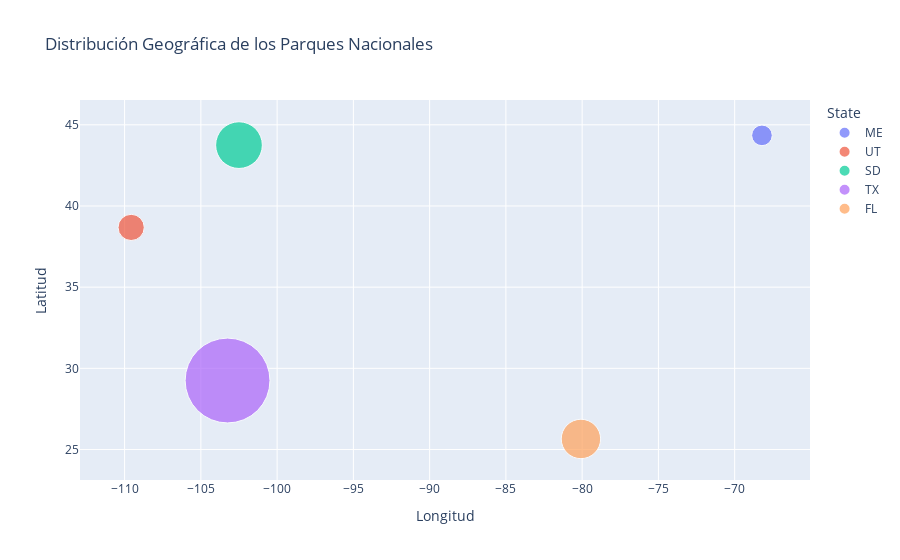

Notebook cell for this chart:
### Code cell
#3. Gráfico de Dispersión de Parques por Estado
#Un gráfico de dispersión que muestra la relación entre el tamaño de los parques y su ubicación geográfica.

#Código Ejemplo:

# Crear un gráfico de dispersión
fig = px.scatter(
    df,
    x='Longitude',
    y='Latitude',
    size='Acres',
    color='State',
    hover_name='Park_Name',
    size_max=60,
    title='Distribución Geográfica de los Parques Nacionales',
    labels={'Longitude': 'Longitud', 'Latitude': 'Latitud'}
)

fig.show()

### Figure 1 — Plotly figure (JSON) as saved in the notebook; plotly's stock layout.template omitted (floating-point values rounded to 4 significant figures)
{"data": [{"hovertemplate": "<b>%{hovertext}</b><br><br>State=ME<br>Longitud=%{x}<br>Latitud=%{y}<br>Acres=%{marker.size}<extra></extra>", "hovertext": ["Acadia National Park"], "legendgroup": "ME", "marker": {"color": "#636efa", "size": [47390], "sizemode": "area", "sizeref": 222.5, "symbol": "circle"}, "mode": "markers", "name": "ME", "orientation": "v", "showlegend": true, "type": "scatter", "x": [-68.21], "xaxis": "x", "y": [44.35], "yaxis": "y"}, {"hovertemplate": "<b>%{hovertext}</b><br><br>State=UT<br>Longitud=%{x}<br>Latitud=%{y}<br>Acres=%{marker.size}<extra></extra>", "hovertext": ["Arches National Park"], "legendgroup": "UT", "marker": {"color": "#EF553B", "size": [76519], "sizemode": "area", "sizeref": 222.5, "symbol": "circle"}, "mode": "markers", "name": "UT", "orientation": "v", "showlegend": true, "type": "scatter", "x": [-109.6], "xaxis": "x", "y": [38.68], "yaxis": "y"}, {"hovertemplate": "<b>%{hovertext}</b><br><br>State=SD<br>Longitud=%{x}<br>Latitud=%{y}<br>Acres=%{marker.size}<extra></extra>", "hovertext": ["Badlands National Park"], "legendgroup": "SD", "marker": {"color": "#00cc96", "size": [242756], "sizemode": "area", "sizeref": 222.5, "symbol": "circle"}, "mode": "markers", "name": "SD", "orientation": "v", "showlegend": true, "type": "scatter", "x": [-102.5], "xaxis": "x", "y": [43.75], "yaxis": "y"}, {"hovertemplate": "<b>%{hovertext}</b><br><br>State=TX<br>Longitud=%{x}<br>Latitud=%{y}<br>Acres=%{marker.size}<extra></extra>", "hovertext": ["Big Bend National Park"], "legendgroup": "TX", "marker": {"color": "#ab63fa", "size": [801163], "sizemode": "area", "sizeref": 222.5, "symbol": "circle"}, "mode": "markers", "name": "TX", "orientation": "v", "showlegend": true, "type": "scatter", "x": [-103.2], "xaxis": "x", "y": [29.25], "yaxis": "y"}, {"hovertemplate": "<b>%{hovertext}</b><br><br>State=FL<br>Longitud=%{x}<br>Latitud=%{y}<br>Acres=%{marker.size}<extra></extra>", "hovertext": ["Biscayne National Park"], "legendgroup": "FL", "marker": {"color": "#FFA15A", "size": [172924], "sizemode": "area", "sizeref": 222.5, "symbol": "circle"}, "mode": "markers", "name": "FL", "orientation": "v", "showlegend": true, "type": "scatter", "x": [-80.08], "xaxis": "x", "y": [25.65], "yaxis": "y"}], "layout": {"autosize": true, "legend": {"itemsizing": "constant", "title": {"text": "State"}, "tracegroupgap": 0}, "title": {"text": "Distribución Geográfica de los Parques Nacionales"}, "xaxis": {"anchor": "y", "autorange": true, "domain": [0, 1], "range": [-112.7, -65.25], "title": {"text": "Longitud"}, "type": "linear"}, "yaxis": {"anchor": "x", "autorange": true, "domain": [0, 1], "range": [20.0, 49.51], "title": {"text": "Latitud"}, "type": "linear"}}}
